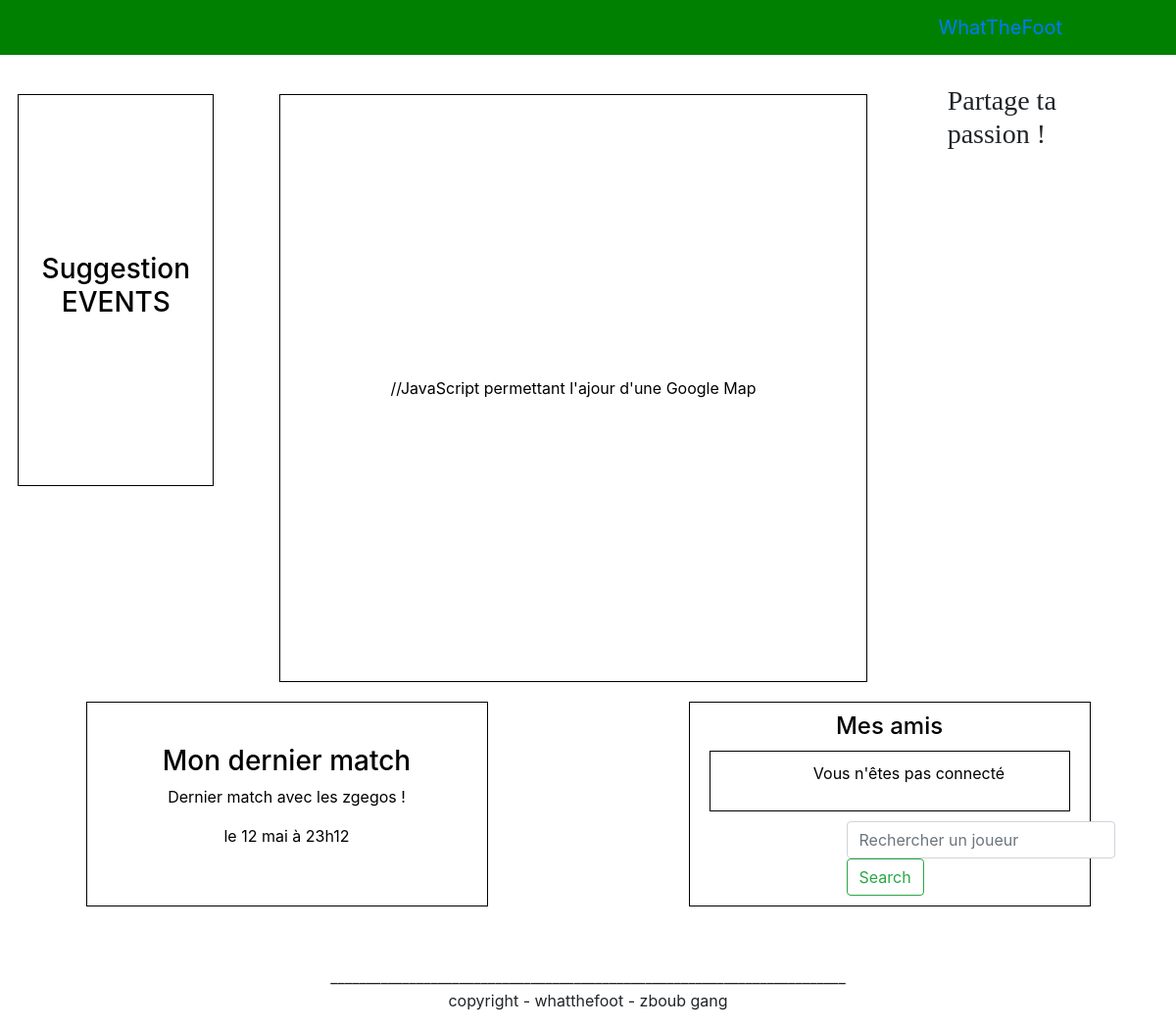
/, run on an earlier commit of the app's database.
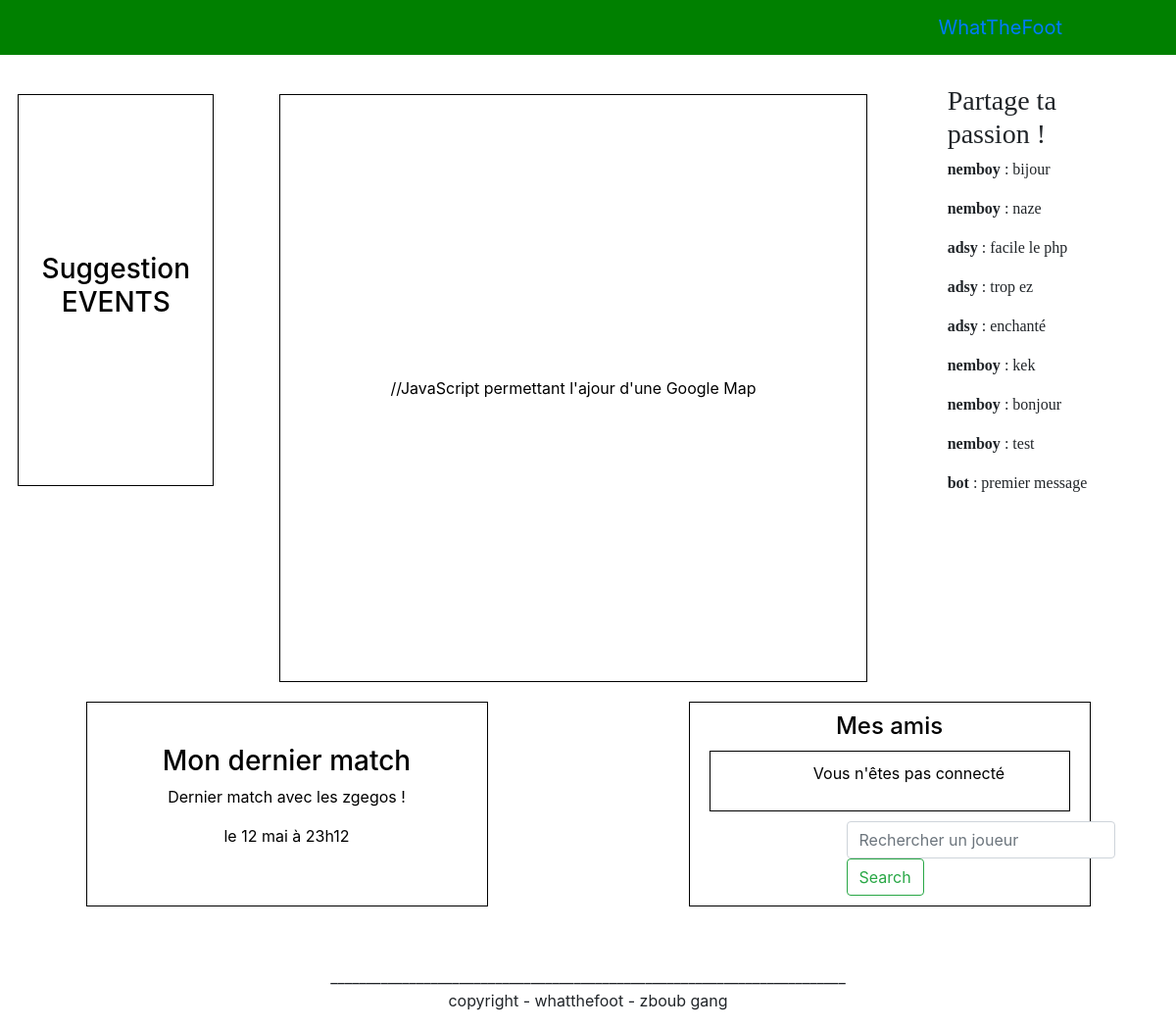
And on a later commit of the database.
### tables this page shows
CREATE TABLE IF NOT EXISTS `chatgen` (
  `idMessage` int(11) NOT NULL AUTO_INCREMENT,
  `Pseudo` varchar(45) NOT NULL,
  `message` varchar(255) NOT NULL,
  PRIMARY KEY (`idMessage`)
);

### VUE/chatgen.php (the view, shortened to what this page needs)
<aside class="col-2 mx-auto" id="chatgen">
                    <h3>Partage ta passion !</h3>
				<?php
				$bdd = bdd();
				$reponse = $bdd->query('SELECT Pseudo, message FROM chatgen ORDER BY idMessage DESC LIMIT 0, 10');
				while ($donnees = $reponse->fetch())
				{
					echo '<p><strong>' . htmlspecialchars($donnees['Pseudo']) . '</strong> : ' . htmlspecialchars($donnees['message']) . '</p>';
				}
				?>
                </aside>
</div>

### VUE/header.php (shortened to what this page needs)
<!DOCTYPE html>
<html>
    <head>
        <link rel="stylesheet" type="text/css" href="css\style.css">
        <link rel="stylesheet" href="https://maxcdn.bootstrapcdn.com/bootstrap/4.0.0-alpha.6/css/bootstrap.min.css">
    </head>
    <body>

### index.php (shortened to what this page needs)
<?php
require('VUE/header.php');
if (!isset($_SESSION['id'])) {
	require('vue/connexion.php');
}
require('vue/sug_events.php');
require('vue/map.php');
require('vue/chatgen.php');
require('vue/derniermatch.php');
require('vue/amis.php');
require('vue/footer.php');
 ?>

### VUE/connexion.php (shortened to what this page needs)
<nav class="navbar my-nav navbar-toggleable-md navbar-inverse" style="background-color: green; margin-bottom: 30px;">
        <button class="navbar-toggler navbar-toggler-right" type="button" data-toggle="collapse" data-target="#navbarSupportedContent" aria-controls="navbarSupportedContent" aria-expanded="false" aria-label="Toggle navigation">
         <span class="navbar-toggler-icon"></span>
        </button>
        <a class="navbar-brand" id="whatthefoot" href="#">WhatTheFoot</a>
</nav>

### VUE/sug_events.php
<div class="row" id="wtf">
                <aside class="col-2 mx-auto" id="sug_event">
                    <h3>Suggestion EVENTS</h3>
                </aside>

### VUE/map.php (shortened to what this page needs)
<div class="col-6 mx-auto" id="map">
//JavaScript permettant l'ajour d'une Google Map
                </div>

### VUE/derniermatch.php
<div class="row">
                <div class="col-4 mx-auto" id="dernier_match">
                    <h3>Mon dernier match</h3>
                        <p>Dernier match avec les zgegos !</p>
                        <p>le 12 mai à 23h12</p>
                </div>

### VUE/amis.php
        <div class="col-4 mx-auto" id="amis">
            <h4>Mes amis
            </h4>
                <div id="liste_amis">
                    <ul>
                        <?php
                            if(isset($_SESSION['id']))
                            {
                                listeAmis();
                            }
                            else
                            {
                                echo "Vous n'êtes pas connecté";
                            }
                    ?>
                    </ul>
                </div>
                <form class="form-inline my-2 my-lg-0 form-amis"  action="pageProfil.php" >
                    <input class="form-control mr-sm-2" type="text" placeholder="Rechercher un joueur" name="pseudo">
                    <button class="btn btn-outline-success my-2 my-sm-0" type="submit">Search</button>
                 </form>
        </div>
</div>

### VUE/footer.php (shortened to what this page needs)
		<div class="row">
			<div class="col-6 mx-auto">
				<footer>
							________________________________________________________________________
				            <p>copyright - whatthefoot - zboub gang</p>
			    </footer>
			</div>
	    </div>
	</body>
</html>

### css/style.css (style rules this page uses)
body, html { height: 100%; margin: 0px; min-height: 100%; }
#menu, #banniere_image, #formevent, #sug_event, #map, #sug_amis, #dernier_match, #amis, #inscription, #inscript, #liste_amis, table, td, th, #amis, #profil, #formmodifevent { border: 1px solid black; margin: 10px; padding: 10px; text-align: center; align-content: center; color: black; }
#chatgen { font-family: verdana; }
.form-amis { margin-left:150px ; }
#whatthefoot { margin-right: 100px; }
#map { width: 1600px; height: 600px; }
#sug_event, #sug_amis { height: 400px; }
footer { margin-top: 50px; text-align: center; }
#dernier_match, #amis { width: 500px; }
#wtf { width: 100%; }

What changed in the data, as far as the page shows it:
added chatgen: Pseudo "nemboy", message "bijour"
added chatgen: Pseudo "nemboy", message "naze"
added chatgen: Pseudo "adsy", message "facile le php"
added chatgen: Pseudo "adsy", message "trop ez"
added chatgen: Pseudo "adsy", message "enchanté"
added chatgen: Pseudo "nemboy", message "kek"
added chatgen: Pseudo "nemboy", message "bonjour"
added chatgen: Pseudo "nemboy", message "test"
added chatgen: Pseudo "bot", message "premier message"
